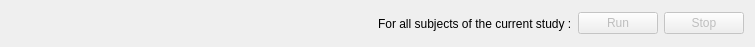
<?xml version="1.0" encoding="UTF-8"?>
<ui version="4.0">
 <class>runner_view</class>
 <widget class="QWidget" name="runner_view">
  <property name="geometry">
   <rect>
    <x>0</x>
    <y>0</y>
    <width>755</width>
    <height>47</height>
   </rect>
  </property>
  <property name="windowTitle">
   <string>Form</string>
  </property>
  <property name="layoutDirection">
   <enum>Qt::LeftToRight</enum>
  </property>
  <layout class="QHBoxLayout" name="horizontalLayout">
   <item>
    <spacer name="horizontalSpacer">
     <property name="orientation">
      <enum>Qt::Horizontal</enum>
     </property>
     <property name="sizeHint" stdset="0">
      <size>
       <width>40</width>
       <height>20</height>
      </size>
     </property>
    </spacer>
   </item>
   <item>
    <widget class="QLabel" name="label">
     <property name="text">
      <string>For all subjects of the current study :</string>
     </property>
    </widget>
   </item>
   <item>
    <widget class="QPushButton" name="run_button">
     <property name="enabled">
      <bool>false</bool>
     </property>
     <property name="text">
      <string>Run</string>
     </property>
    </widget>
   </item>
   <item>
    <widget class="QPushButton" name="stop_button">
     <property name="enabled">
      <bool>false</bool>
     </property>
     <property name="text">
      <string>Stop</string>
     </property>
    </widget>
   </item>
  </layout>
 </widget>
 <resources/>
 <connections/>
</ui>
